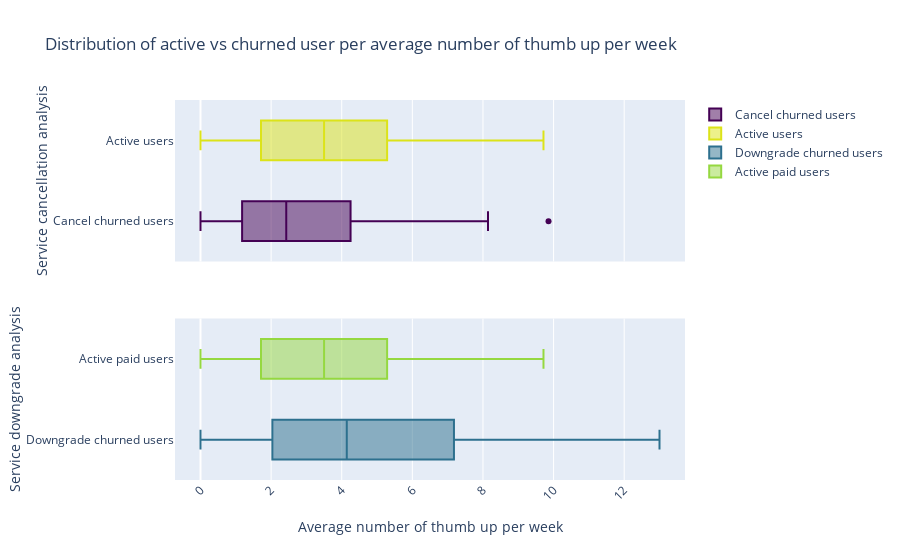

Source (notebook cell):
### Code cell
fig = make_subplots(rows=2, cols=1, shared_xaxes=True)

fig.append_trace(go.Box(
    x=avg_week_churn_service['avg_thumb_up_week'].unique(),
    name='Cancel churned users',
    marker=dict(
        color='rgb(68, 1, 84)'
    )
),1,1)
fig.append_trace(go.Box(
    x=avg_week_no_churn['avg_thumb_up_week'].unique(),
    name='Active users',
    marker=dict(
        color='rgb(220, 227, 25)'
    )
),1,1)
fig.append_trace(go.Box(
    x=avg_week_churn_paid['avg_thumb_up_week'].unique(),
    name='Downgrade churned users',
    marker=dict(
        color='rgb(45, 112, 142)'
    ),
),2, 1)
fig.append_trace(go.Box(
    x=avg_week_no_churn[avg_week_no_churn['level']=='paid']['avg_thumb_up_week'].unique(),
    name='Active paid users',
    marker=dict(
        color='rgb(149, 216, 64)'
    ),
),2, 1)

fig.layout.update(go.Layout(
    title_text="Distribution of active vs churned user per average number of thumb up per week",
    barmode='group',
    showlegend=True
))
fig.update_xaxes(title_text="Average number of thumb up per week", tickangle=-45, row=2, col=1)
fig.update_yaxes(title_text="Service cancellation analysis", row=1, col=1)
fig.update_yaxes(title_text="Service downgrade analysis", row=2, col=1)

fig.show()

### Figure 1 — Plotly figure (JSON) as saved in the notebook; plotly's stock layout.template omitted (floating-point values rounded to 4 significant figures)
{"data": [{"marker": {"color": "rgb(68, 1, 84)"}, "name": "Cancel churned users", "type": "box", "x": [0.7143, 1.571, 0.4286, 0, 0.5714, 2, 0.2857, 1.143, 0.1429, 6.286, 2.286, 2.429, 1.286, 3.429, 1.429, 3.286, 2.714, 5.571, 5.429, 8.143, 3.143, 1, 0.8571, 6.429, 3.714, 2.857, 9.857, 1.857, 2.571, 6.143, 2.143, 3.571, 1.714, 4.571, 4.429], "xaxis": "x", "yaxis": "y"}, {"marker": {"color": "rgb(220, 227, 25)"}, "name": "Active users", "type": "box", "x": [0, 1.429, 0.4286, 0.7143, 0.1429, 0.2857, 4.143, 2, 6.714, 1.571, 1.714, 4, 1, 3.286, 3.857, 1.286, 2.857, 3.714, 3.429, 3, 1.857, 1.143, 2.429, 0.5714, 2.286, 2.143, 0.8571, 6.429, 4.429, 4.714, 3.571, 2.571, 4.286, 5.429, 7.286, 5.286, 5.143, 3.143, 8, 7.143, 5.571, 6.143, 2.714, 5, 9.714, 4.857, 5.714, 6, 5.857, 4.571], "xaxis": "x", "yaxis": "y"}, {"marker": {"color": "rgb(45, 112, 142)"}, "name": "Downgrade churned users", "type": "box", "x": [0.5714, 2.714, 4.714, 0.7143, 1, 1.143, 5.429, 5.571, 3.429, 3.143, 1.857, 4.571, 1.714, 0.8571, 7.429, 8.143, 6.857, 0.2857, 3.286, 0.1429, 0.4286, 5.714, 2.286, 9.857, 0, 7.286, 4.143, 2.429, 5.143, 3.571, 3.857, 8, 2.143, 1.571, 5, 4.857, 2.571, 1.286, 4.429, 1.429, 3, 2, 4, 4.286, 8.429, 3.714, 13, 8.857, 6.571, 12.14, 5.286, 7.857, 7.714, 11.29, 10.86, 2.857, 9.571, 6.429, 8.286], "xaxis": "x2", "yaxis": "y2"}, {"marker": {"color": "rgb(149, 216, 64)"}, "name": "Active paid users", "type": "box", "x": [0, 0.1429, 0.2857, 4.143, 2, 6.714, 0.7143, 1.714, 4, 1, 0.4286, 3.286, 3.857, 1.286, 2.857, 3.714, 3.429, 3, 1.857, 1.143, 2.429, 0.5714, 2.286, 2.143, 0.8571, 6.429, 4.429, 1.571, 4.714, 3.571, 2.571, 1.429, 4.286, 5.429, 7.286, 5.286, 5.143, 3.143, 8, 7.143, 5.571, 6.143, 2.714, 5, 9.714, 4.857, 5.714, 6, 5.857, 4.571], "xaxis": "x2", "yaxis": "y2"}], "layout": {"barmode": "group", "showlegend": true, "title": {"text": "Distribution of active vs churned user per average number of thumb up per week"}, "xaxis": {"anchor": "y", "domain": [0, 1], "matches": "x2", "showticklabels": false}, "xaxis2": {"anchor": "y2", "domain": [0, 1], "tickangle": -45, "title": {"text": "Average number of thumb up per week"}}, "yaxis": {"anchor": "x", "domain": [0.575, 1], "title": {"text": "Service cancellation analysis"}}, "yaxis2": {"anchor": "x2", "domain": [0, 0.425], "title": {"text": "Service downgrade analysis"}}}}
